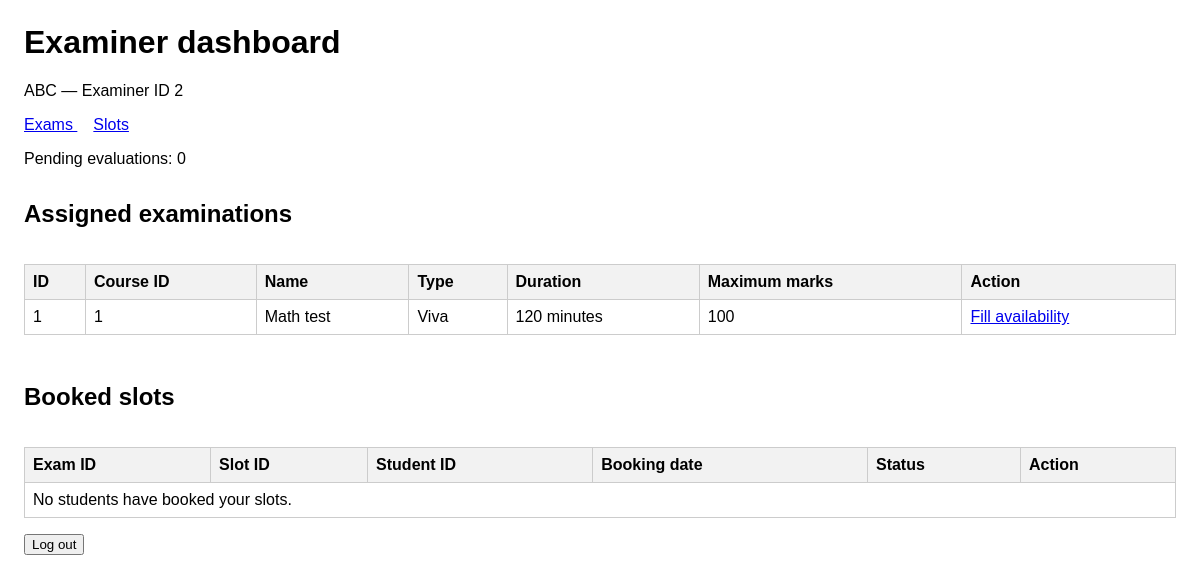
Screenshot of /examiner/dashboard (signed in) with the database file from the repository.
### tables this page shows
CREATE TABLE examiner_profile (
            examiner_id INTEGER PRIMARY KEY,

            user_id INTEGER NOT NULL
                REFERENCES users(user_id),

            name TEXT NOT NULL
                CHECK (length(trim(name)) BETWEEN 1 AND 150),

            contact_details TEXT,

            department TEXT
                CHECK (length(department) <= 100),

            status TEXT
                CHECK (length(status) <= 200)
        );

CREATE TABLE examination (
            exam_id INTEGER PRIMARY KEY,

            course_id INTEGER NOT NULL
                REFERENCES course(course_id),

            exam_name TEXT NOT NULL
                CHECK (length(trim(exam_name)) > 0),

            exam_type TEXT NOT NULL
                CHECK (
                    exam_type IN ('Viva', 'Practical', 'Project Demo', 'Assessment')
                ),

            duration INTEGER NOT NULL
                CHECK (
                    typeof(duration) = 'integer'
                    AND duration >= 0
                ),

            max_marks INTEGER NOT NULL
                CHECK (
                    typeof(max_marks) = 'integer'
                    AND max_marks >= 0
                ),

            slot_creation_start_date TEXT
                CHECK (
                    length(slot_creation_start_date) = 10
                    AND date(slot_creation_start_date, '+0 days')
                        IS slot_creation_start_date
                ),

            slot_creation_end_date TEXT
                CHECK (
                    length(slot_creation_end_date) = 10
                    AND date(slot_creation_end_date, '+0 days')
                        IS slot_creation_end_date
                ),

            slot_booking_start_date TEXT
                CHECK (
                    length(slot_booking_start_date) = 10
                    AND date(slot_booking_start_date, '+0 days')
                        IS slot_booking_start_date
                ),

            slot_booking_end_date TEXT
                CHECK (
                    length(slot_booking_end_date) = 10
                    AND date(slot_booking_end_date, '+0 days')
                        IS slot_booking_end_date
                ),

            status TEXT
                CHECK (length(status) <= 200),

            CHECK (
                slot_creation_end_date > slot_creation_start_date
            ),

            CHECK (
                slot_booking_end_date > slot_booking_start_date
            )
        );

### app.py (the view)
@app.route("/examiner/dashboard")
@require_role("Examiner")
def examiner_dashboard():
    section = request.args.get("section", "all")
    if section not in ("all", "exams", "slots"):
        abort(400)
    with closing(sqlite3.connect(database_path)) as database:
        database.row_factory = sqlite3.Row
        examiner = database.execute(
            """
            SELECT examiner_id, name
            FROM examiner_profile
            WHERE user_id = ?
            """,
            (g.user["user_id"],)
        ).fetchone()
        if examiner is None:
            abort(403)
        examiner_id = examiner["examiner_id"]
        examinations = database.execute(
            """
            SELECT e.*
            FROM examination e
            JOIN examiner_assignment a ON a.exam_id = e.exam_id
            WHERE a.examiner_id = ?
            ORDER BY e.exam_id
            """,
            (examiner_id,)
        ).fetchall()
        bookings = database.execute(
            """
            SELECT
                booking.booking_id,
                examination_slot.exam_id,
                booking.slot_id,
                booking.student_id,
                booking.booking_date,
                booking.status,
                evaluation.status AS evaluation_status
            FROM booking
            JOIN examination_slot
                ON examination_slot.slot_id = booking.slot_id
            LEFT JOIN evaluation
                ON evaluation.booking_id = booking.booking_id
            WHERE examination_slot.examiner_id = ?
            ORDER BY examination_slot.slot_date,
                     examination_slot.start_time,
                     booking.booking_id
            """,
            (examiner_id,)
        ).fetchall()
    pending_evaluations = sum(
        1 for booking in bookings
        if booking["status"] in ("Booked", "Completed")
        and booking["evaluation_status"] != "Submitted"
    )
    return render_template(
        "examiner_dashboard.html",
        examiner=examiner,
        examinations=examinations,
        bookings=bookings,
        pending_evaluations=pending_evaluations,
        section=section
    )

### app.py (called while the page is built)
def account_is_enabled(database, user):
    if user["role"] == "Admin":
        return True
    if user["role"] == "Student":
        profile = database.execute(
            "SELECT status FROM student WHERE user_id = ?",
            (user["user_id"],)
        ).fetchone()
        return profile is not None and profile["status"] == "Active"
    if user["role"] == "Examiner":
        profile = database.execute(
            "SELECT status FROM examiner_profile WHERE user_id = ?",
            (user["user_id"],)
        ).fetchone()
        return profile is not None and profile["status"] == "Approved"
    return False

@app.before_request
def load_logged_in_user():
    g.user = None
    user_id = session.get("user_id")
    if user_id is None:
        return
    with closing(sqlite3.connect(database_path)) as database:
        database.row_factory = sqlite3.Row
        user = database.execute(
            "SELECT * FROM users WHERE user_id = ?",
            (user_id,)
        ).fetchone()
        if user is None or not account_is_enabled(database, user):
            session.clear()
            return
        g.user = user

def require_role(*allowed_roles):
    def decorate(view_function):
        @wraps(view_function)
        def wrapped_view(*args, **kwargs):
            if g.user is None:
                return redirect(url_for("home"))
            if g.user["role"] not in allowed_roles:
                abort(403)
            return view_function(*args, **kwargs)
        return wrapped_view
    return decorate

### templates/examiner_dashboard.html (shortened to what this page needs)
<!doctype html>
<html lang="en">
<head>
</head>
<body>
    <h1>Examiner dashboard</h1>
    <p>
        {{ examiner['name'] }}
        — Examiner ID {{ examiner['examiner_id'] }}
    </p>
    <nav>
        <a href="{{ url_for('examiner_dashboard', section='exams') }}">
            Exams
        </a>
        <a href="{{ url_for('examiner_dashboard', section='slots') }}">
            Slots
        </a>
    </nav>
    <p>Pending evaluations: {{ pending_evaluations }}</p>
    {% if section in ('all', 'exams') %}
        <section>
            <h2>Assigned examinations</h2>
            <div class="table-container">
                <table>
                    <thead>
                        <tr>
                            <th>ID</th>
                            <th>Course ID</th>
                            <th>Name</th>
                            <th>Type</th>
                            <th>Duration</th>
                            <th>Maximum marks</th>
                            <th>Action</th>
                        </tr>
                    </thead>
                    <tbody>
                        {% for exam in examinations %}
                            <tr>
                                <td>{{ exam['exam_id'] }}</td>
                                <td>{{ exam['course_id'] }}</td>
                                <td>{{ exam['exam_name'] }}</td>
                                <td>{{ exam['exam_type'] }}</td>
                                <td>{{ exam['duration'] }} minutes</td>
                                <td>{{ exam['max_marks'] }}</td>
                                <td>
                                    <a href="{{ url_for(
                                        'examiner_availability',
                                        exam_id=exam['exam_id']
                                    ) }}">
                                        Fill availability
                                    </a>
                                </td>
                            </tr>
                        {% else %}
                            <tr>
                                <td colspan="7">
                                    No examinations assigned yet.
                                </td>
                            </tr>
                        {% endfor %}
                    </tbody>
                </table>
            </div>
        </section>
    {% endif %}
    {% if section in ('all', 'slots') %}
        <section>
            <h2>Booked slots</h2>
            <div class="table-container">
                <table>
                    <thead>
                        <tr>
                            <th>Exam ID</th>
                            <th>Slot ID</th>
                            <th>Student ID</th>
                            <th>Booking date</th>
                            <th>Status</th>
                            <th>Action</th>
                        </tr>
                    </thead>
                    <tbody>
                        {% for booking in bookings %}
                            <tr>
                                <td>{{ booking['exam_id'] }}</td>
                                <td>{{ booking['slot_id'] }}</td>
                                <td>{{ booking['student_id'] }}</td>
                                <td>{{ booking['booking_date'] }}</td>
                                <td>{{ booking['status'] }}</td>
                                <td>
                                    {% if booking['status'] in
                                        ('Booked', 'Completed') %}
                                        <a href="{{ url_for(
                                            'examiner_evaluation',
                                            booking_id=booking['booking_id']
                                        ) }}">
                                            Rubric
                                        </a>
                                    {% else %}
                                        Not available
                                    {% endif %}
                                </td>
                            </tr>
                        {% else %}
                            <tr>
                                <td colspan="6">
                                    No students have booked your slots.
                                </td>
                            </tr>
                        {% endfor %}
                    </tbody>
                </table>
            </div>
        </section>
    {% endif %}
    <form method="post" action="{{ url_for('logout') }}">
        <button type="submit">Log out</button>
    </form>
</body>
</html>

### templates/examiner_dashboard.html (style rules this page uses)
body { font-family: Arial, sans-serif; margin: 24px; }
nav a { margin-right: 16px; }
table { border-collapse: collapse; width: 100%; margin: 16px 0; }
th, td { border: 1px solid #ccc; padding: 8px; text-align: left; }
th { background: #f2f2f2; }
section { margin-top: 32px; }
.table-container { overflow-x: auto; }

### rows the page displays
examiner_profile: name "ABC", examiner_id "2"
examination: exam_id "1", course_id "1", exam_name "Math test", exam_type "Viva", duration "120", max_marks "100"

### other values shown
{{ pending_evaluations }} "0"
